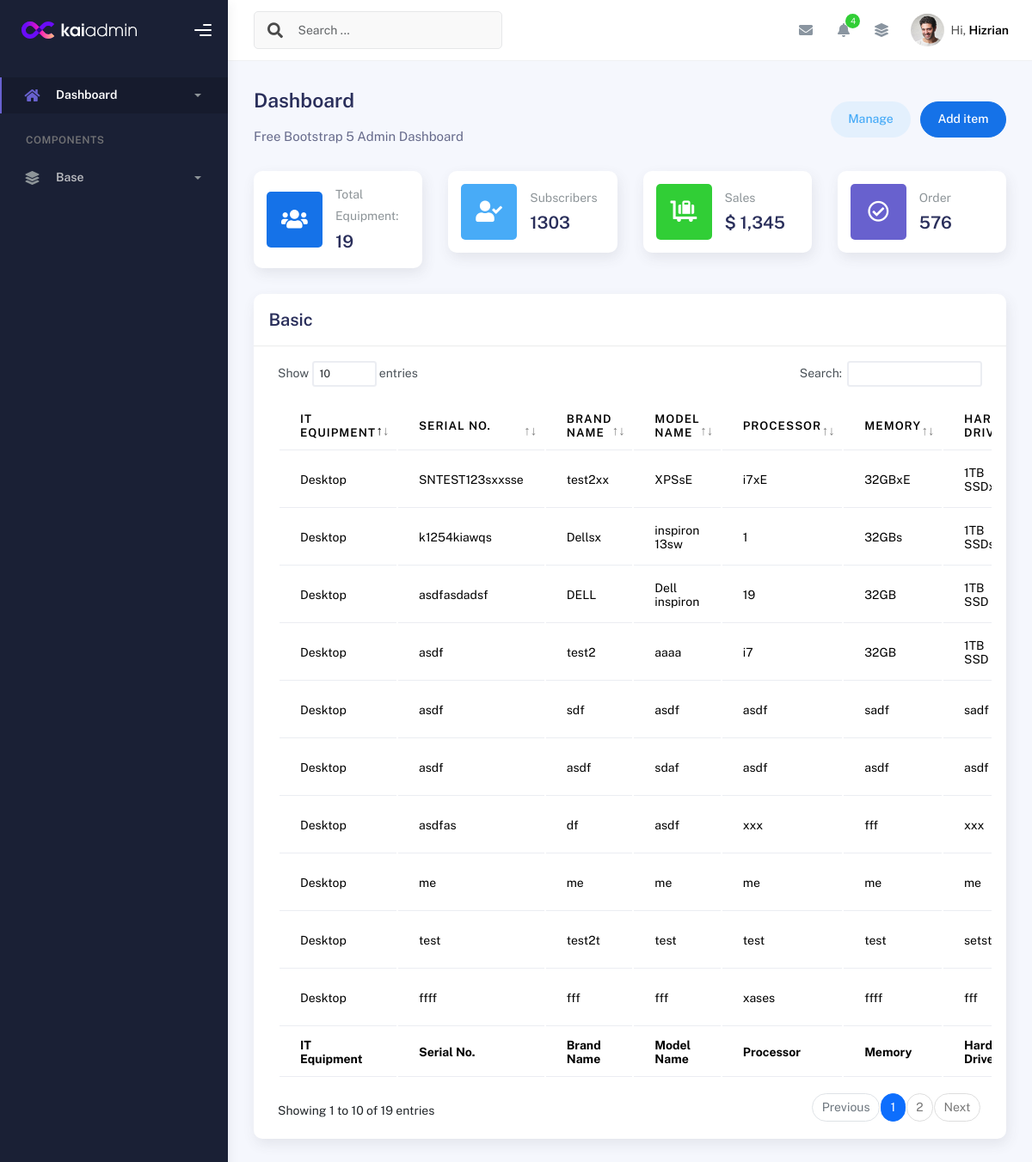
The page / on the database its author committed.
### inventory/models.py (models this page shows, shortened)
class DESKTOPPACKAGE(models.Model):
    id = models.AutoField(primary_key=True)
    EQUIPMENT_CHOICES = [
        ('Desktop', 'Desktop'),
        ('Laptop', 'Laptop'),
        ('UPS', 'UPS'),
        ('Mouse', 'Mouse'),
    ]
    name = models.CharField(
        max_length=100,
        choices=EQUIPMENT_CHOICES,  # Use choices here
        default='desktop'  # Default value if needed
    )
    desktop_SerialNo = models.CharField(max_length=100)
    desktop_BrandName = models.CharField(max_length=100)
    desktop_Model = models.CharField(max_length=100)
    desktop_Processor = models.CharField(max_length=33)
    desktop_Memory = models.CharField(max_length=100)
    desktop_Drive = models.CharField(max_length=332)
    desktop_Graphics = models.CharField(max_length=100, blank=True, null=True)
    desktop_Graphics_Size = models.CharField(max_length=100, blank=True, null=True)
    desktop_OS = models.CharField(max_length=100, blank=True, null=True)
    desktop_Office = models.CharField(max_length=100, blank=True, null=True)
    desktop_OS_keys = models.CharField(max_length=100, blank=True, null=True)
    desktop_Office_keys = models.CharField(max_length=100, blank=True, null=True)
    desktop_Image = models.ImageField(upload_to='equipment_images/', blank=True, null=True)  # Add this line
    desktop_Monitor_SN = models.CharField(max_length=100, blank=True, null=True)
    desktop_Monitor_Brand = models.CharField(max_length=100, blank=True, null=True)
    desktop_Monitor_Model = models.CharField(max_length=100, blank=True, null=True)
    desktop_Monitor_Size = models.CharField(max_length=100, blank=True, null=True)
    desktop_Keyboard_SN = models.CharField(max_length=100, blank=True, null=True)
    desktop_keyboard_Brand = models.CharField(max_length=100, blank=True, null=True)
    desktop_keyboard_Model = models.CharField(max_length=100, blank=True, null=True)
    desktop_Mouse_SN = models.CharField(max_length=100, blank=True, null=True)
    desktop_Mouse_Brand = models.CharField(max_length=100, blank=True, null=True)
    desktop_Mouse_Model = models.CharField(max_length=100, blank=True, null=True)
    desktop_UPS_SN = models.CharField(max_length=100, blank=True, null=True)
    desktop_UPS_Brand = models.CharField(max_length=100, blank=True, null=True)
    desktop_UPS_Model = models.CharField(max_length=100, blank=True, null=True)
    desktop_Asset_owner = models.CharField(max_length=100, blank=True, null=True)
    desktop_Asset_designation = models.CharField(max_length=100, blank=True, null=True)
    desktop_Asset_section = models.CharField(max_length=100, blank=True, null=True)
    desktop_Enduser = models.CharField(max_length=100, blank=True, null=True)
    desktop_Enduser_designation = models.CharField(max_length=100, blank=True, null=True)
    desktop_Enduser_section = models.CharField(max_length=100, blank=True, null=True)
    desktop_PAR = models.CharField(max_length=100, blank=True, null=True)
    desktop_Propertyno = models.CharField(max_length=100, blank=True, null=True)
    desktop_Acquisition_Type = models.CharField(max_length=100, blank=True, null=True)
    desktop_Value = models.CharField(max_length=100, blank=True, null=True)
    desktop_Datereceived= models.CharField(max_length=100, blank=True, null=True)
    desktop_Dateinspected = models.CharField(max_length=100, blank=True, null=True)
    desktop_Supplier = models.CharField(max_length=100, blank=True, null=True)
    desktop_Status = models.CharField(max_length=100, blank=True, null=True)
    desktop_Computer_name = models.CharField(max_length=100, blank=True, null=True)
    is_disposed = models.BooleanField(default=False)  # Field to indicate disposal status, Default is False (not disposed)
    disposal_date = models.DateField(null=True, blank=True)  # Optional: Track the date of disposal

### inventory/views.py (the view)
# urls.py: path('', views.desktop_list_func, name='desktop_list_page'),
def desktop_list_func(request):
    desktop_list = DESKTOPPACKAGE.objects.filter(is_disposed=False)
    desktop_count = desktop_list.count()
    return render(request, 'base.html', {'desktop_List': desktop_list, 'desktop_count': desktop_count})

### templates/base.html (shortened to what this page needs)
{% load static %}
<link href="https://stackpath.bootstrapcdn.com/bootstrap/5.1.3/css/bootstrap.min.css" rel="stylesheet">
<link href="https://cdnjs.cloudflare.com/ajax/libs/font-awesome/5.15.4/css/all.min.css" rel="stylesheet">
<!DOCTYPE html>
<html lang="en">
  <head>
    {% block head %}
    <link rel="stylesheet" href="{% static 'css/bootstrap.min.css' %}">
    <link rel="stylesheet" href="{% static 'css/plugins.min.css' %}">
    <link rel="stylesheet" href="{% static 'css/kaiadmin.min.css' %}">
    {% endblock %}
  </head>
  <body>
    {% block sidebar %}
    <div class="wrapper">
      <div class="sidebar" data-background-color="dark">
        <div class="sidebar-logo">
          <div class="logo-header" data-background-color="dark">
            <a href="{% url 'desktop_list_page' %}" class="logo">
              <img
                src="{% static 'img/kaiadmin/logo_light.svg' %}"
                alt="navbar brand"
                class="navbar-brand"
                height="20"
              />
            </a>
            <div class="nav-toggle">
              <button class="btn btn-toggle toggle-sidebar">
                <i class="gg-menu-right"></i>
              </button>
            </div>
          </div>
        </div>
        <div class="sidebar-wrapper scrollbar scrollbar-inner">
          <div class="sidebar-content">
            <ul class="nav nav-secondary">
              <li class="nav-item active">
                <a
                  data-bs-toggle="collapse"
                  href="#dashboard"
                  class="collapsed"
                  aria-expanded="false"
                >
                  <i class="fas fa-home"></i>
                  <p>Dashboard</p>
                  <span class="caret"></span>
                </a>
              </li>
              <li class="nav-section">
                <h4 class="text-section">Components</h4>
              </li>
              <li class="nav-item">
                <a data-bs-toggle="collapse" href="#base">
                  <i class="fas fa-layer-group"></i>
                  <p>Base</p>
                  <span class="caret"></span>
                </a>
              </li>
            </ul>
          </div>
        </div>
      </div>
       {% endblock %}
      {% block navbar %}
      <div class="main-panel">
        <div class="main-header">
          <nav
            class="navbar navbar-header navbar-header-transparent navbar-expand-lg border-bottom"
          >
            <div class="container-fluid">
              <nav
                class="navbar navbar-header-left navbar-expand-lg navbar-form nav-search p-0 d-none d-lg-flex"
              >
                <div class="input-group">
                  <div class="input-group-prepend">
                    <button type="submit" class="btn btn-search pe-1">
                      <i class="fa fa-search search-icon"></i>
                    </button>
                  </div>
                  <input
                    type="text"
                    placeholder="Search ..."
                    class="form-control"
                  />
                </div>
              </nav>
              <ul class="navbar-nav topbar-nav ms-md-auto align-items-center">
                <li class="nav-item topbar-icon dropdown hidden-caret">
                  <a
                    class="nav-link dropdown-toggle"
                    href="#"
                    id="messageDropdown"
                    role="button"
                    data-bs-toggle="dropdown"
                    aria-haspopup="true"
                    aria-expanded="false"
                  >
                    <i class="fa fa-envelope"></i>
                  </a>
                </li>
                <li class="nav-item topbar-icon dropdown hidden-caret">
                  <a
                    class="nav-link dropdown-toggle"
                    href="#"
                    id="notifDropdown"
                    role="button"
                    data-bs-toggle="dropdown"
                    aria-haspopup="true"
                    aria-expanded="false"
                  >
                    <i class="fa fa-bell"></i>
                    <span class="notification">4</span>
                  </a>
                </li>
                <li class="nav-item topbar-icon dropdown hidden-caret">
                  <a
                    class="nav-link"
                    data-bs-toggle="dropdown"
                    href="#"
                    aria-expanded="false"
                  >
                    <i class="fas fa-layer-group"></i>
                  </a>
                </li>
                <li class="nav-item topbar-user dropdown hidden-caret">
                  <a
                    class="dropdown-toggle profile-pic"
                    data-bs-toggle="dropdown"
                    href="#"
                    aria-expanded="false"
                  >
                    <div class="avatar-sm">
                      <img
                        src="assets/img/profile.jpg"
                        alt="..."
                        class="avatar-img rounded-circle"
                      />
                    </div>
                    <span class="profile-username">
                      <span class="op-7">Hi,</span>
                      <span class="fw-bold">Hizrian</span>
                    </span>
                  </a>
                </li>
              </ul>
            </div>
          </nav>
        </div>
 {% endblock %}
{% block content %}
        <div class="container">
          <div class="page-inner">
            <div
              class="d-flex align-items-left align-items-md-center flex-column flex-md-row pt-2 pb-4"
            >
              <div>
                <h3 class="fw-bold mb-3">Dashboard</h3>
                <h6 class="op-7 mb-2">Free Bootstrap 5 Admin Dashboard</h6>
              </div>
              <div class="ms-md-auto py-2 py-md-0">
                <a href="#" class="btn btn-label-info btn-round me-2">Manage</a>
                <a href="{% url 'add_desktop_package_with_details' %}" class="btn btn-primary btn-round">Add item</a>
              </div>
            </div>
            <div class="row">
              <div class="col-sm-6 col-md-3">
                <div class="card card-stats card-round">
                  <div class="card-body">
                    <div class="row align-items-center">
                      <div class="col-icon">
                        <div
                          class="icon-big text-center icon-primary bubble-shadow-small"
                        >
                          <i class="fas fa-users"></i>
                        </div>
                      </div>
                      <div class="col col-stats ms-3 ms-sm-0">
                        <div class="numbers">
                          <p class="card-category">Total Equipment:</p>
                          <h4 class="card-title">{{ desktop_count }}</h4>
                        </div>
                      </div>
                    </div>
                  </div>
                </div>
              </div>
              <div class="col-sm-6 col-md-3">
                <div class="card card-stats card-round">
                  <div class="card-body">
                    <div class="row align-items-center">
                      <div class="col-icon">
                        <div
                          class="icon-big text-center icon-info bubble-shadow-small"
                        >
                          <i class="fas fa-user-check"></i>
                        </div>
                      </div>
                      <div class="col col-stats ms-3 ms-sm-0">
                        <div class="numbers">
                          <p class="card-category">Subscribers</p>
                          <h4 class="card-title">1303</h4>
                        </div>
                      </div>
                    </div>
                  </div>
                </div>
              </div>
              <div class="col-sm-6 col-md-3">
                <div class="card card-stats card-round">
                  <div class="card-body">
                    <div class="row align-items-center">
                      <div class="col-icon">
                        <div
                          class="icon-big text-center icon-success bubble-shadow-small"
                        >
                          <i class="fas fa-luggage-cart"></i>
                        </div>
                      </div>
                      <div class="col col-stats ms-3 ms-sm-0">
                        <div class="numbers">
                          <p class="card-category">Sales</p>
                          <h4 class="card-title">$ 1,345</h4>
                        </div>
                      </div>
                    </div>
                  </div>
                </div>
              </div>
              <div class="col-sm-6 col-md-3">
                <div class="card card-stats card-round">
                  <div class="card-body">
                    <div class="row align-items-center">
                      <div class="col-icon">
                        <div
                          class="icon-big text-center icon-secondary bubble-shadow-small"
                        >
                          <i class="far fa-check-circle"></i>
                        </div>
                      </div>
                      <div class="col col-stats ms-3 ms-sm-0">
                        <div class="numbers">
                          <p class="card-category">Order</p>
                          <h4 class="card-title">576</h4>
                        </div>
                      </div>
                    </div>
                  </div>
                </div>
              </div>
            </div>
            <div class="row">
              <div class="col-md-12">
                <div class="card">
                  <div class="card-header">
                    <h4 class="card-title">Basic</h4>
                  </div>
                  <div class="card-body">
                    <div class="table-responsive">
                      <table id="basic-datatables" class="display table table-striped-header-blue table-hover">
                        <thead>
                          <tr>
                            <th>IT Equipment</th>
                            <th>Serial No.</th>
                            <th>Brand Name</th>
                            <th>Model Name</th>
                            <th>Processor</th>
                            <th>Memory</th>
                            <th>Hard Drive</th>
                          </tr>
                        </thead>
                        <tfoot>
                          <tr>
                            <th>IT Equipment</th>
                            <th>Serial No.</th>
                            <th>Brand Name</th>
                            <th>Model Name</th>
                            <th>Processor</th>
                            <th>Memory</th>
                            <th>Hard Drive</th>
                          </tr>
                        </tfoot>
                        <tbody>
                          {% for desktop in desktop_List %}
                          <tr>
                            <td>{{ desktop.name }}</td>
                            <td>{{ desktop.desktop_SerialNo }}</td>
                            <td>{{ desktop.desktop_BrandName }}</td>
                            <td>{{ desktop.desktop_Model }}</td>
                            <td>{{ desktop.desktop_Processor }}</td>
                            <td>{{ desktop.desktop_Memory }}</td>
                            <td>{{ desktop.desktop_Drive }}</td>
                          </tr>
                          {% endfor %}
                        </tbody>
                      </table>
                    </div>
                  </div>
                </div>
              </div>
            </div>
        </div>
{% endblock %}
  </body>
</html>

### rows shown on the page
DESKTOPPACKAGE: name "Desktop", desktop_SerialNo "SNTEST123sxxsse", desktop_BrandName "test2xx", desktop_Model "XPSsE", desktop_Processor "i7xE", desktop_Memory "32GBxE", desktop_Drive "1TB…"
DESKTOPPACKAGE: name "Desktop", desktop_SerialNo "k1254kiawqs", desktop_BrandName "Dellsx", desktop_Model "inspiron 13sw", desktop_Processor "1", desktop_Memory "32GBs", desktop_Drive "1TB…"
DESKTOPPACKAGE: name "Desktop", desktop_SerialNo "asdfasdadsf", desktop_BrandName "DELL", desktop_Model "Dell inspiron", desktop_Processor "19", desktop_Memory "32GB", desktop_Drive "1TB SSD"
DESKTOPPACKAGE: name "Desktop", desktop_SerialNo "asdf", desktop_BrandName "test2", desktop_Model "aaaa", desktop_Processor "i7", desktop_Memory "32GB", desktop_Drive "1TB SSD"
DESKTOPPACKAGE: name "Desktop", desktop_SerialNo "asdf", desktop_BrandName "sdf", desktop_Model "asdf", desktop_Processor "asdf", desktop_Memory "sadf", desktop_Drive "sadf"
DESKTOPPACKAGE: name "Desktop", desktop_SerialNo "asdf", desktop_BrandName "asdf", desktop_Model "sdaf", desktop_Processor "asdf", desktop_Memory "asdf", desktop_Drive "asdf"
DESKTOPPACKAGE: name "Desktop", desktop_SerialNo "asdfas", desktop_BrandName "df", desktop_Model "asdf", desktop_Processor "xxx", desktop_Memory "fff", desktop_Drive "xxx"
DESKTOPPACKAGE: name "Desktop", desktop_SerialNo "me", desktop_BrandName "me", desktop_Model "me", desktop_Processor "me", desktop_Memory "me", desktop_Drive "me"
DESKTOPPACKAGE: name "Desktop", desktop_SerialNo "test", desktop_BrandName "test2t", desktop_Model "test", desktop_Processor "test", desktop_Memory "test", desktop_Drive "setst"
DESKTOPPACKAGE: name "Desktop", desktop_SerialNo "ffff", desktop_BrandName "fff", desktop_Model "fff", desktop_Processor "xases", desktop_Memory "ffff", desktop_Drive "fff"

### other values the page prints
{{ desktop_count }} "19"
